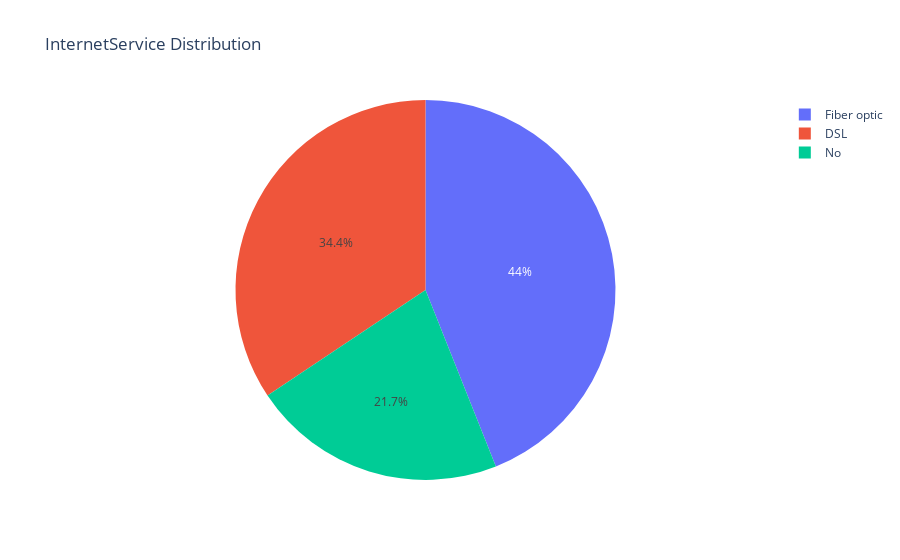

Notebook code for this chart:
### Code cell
analyze_category(data, 'InternetService', 'gender')

### Figure 1 — Plotly figure (JSON) as saved in the notebook; plotly's stock layout.template omitted (floating-point values rounded to 4 significant figures)
{"data": [{"domain": {"x": [0, 1], "y": [0, 1]}, "hovertemplate": "label=%{label}<br>value=%{value}<extra></extra>", "labels": ["Fiber optic", "DSL", "No"], "legendgroup": "", "name": "", "showlegend": true, "type": "pie", "values": [3096, 2421, 1526]}], "layout": {"legend": {"tracegroupgap": 0}, "title": {"text": "InternetService Distribution"}}}
